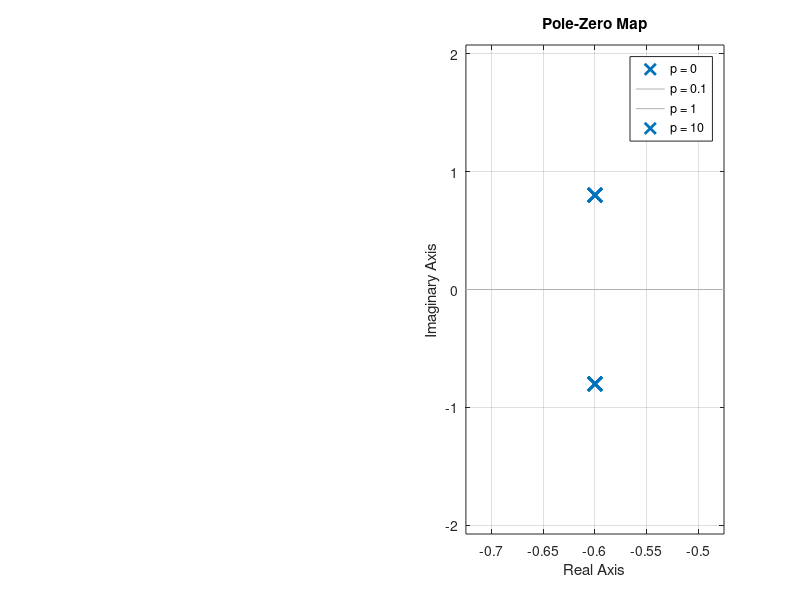

Write the MATLAB code that produced this figure.
clear all; clc; close all;

%=============Part I==================

%construct the transfer function with p = 1,2,10

% G1 = tf([1],[1 1]);
% G2 = tf([2],[1 2]);
% G10 = tf([10],[1 10]);
% 
% step(G1)
% hold on
% step(G2)
% hold on
% step(G10)
% hold off 
% title('Step Response')
% legend('p = 1','p = 2','p = 10')

%===============Part II section a===============

% K = 1;
% G0 = tf([K],[1 0 K]);
% G1 = tf([K],[1 1 K]);
% G2 = tf([K],[1 2 K]);
% G5 = tf([K],[1 5 K]);
% 
% subplot(1,2,1)
% step(G0)
% hold on
% step(G1)
% hold on
% step(G2)
% hold on
% step(G5)
% hold off
% title('Step Response')
% legend('p = 0','p = 1','p = 2', 'p = 5');
% 
% subplot(1,2,2)
% pzmap(G0)
% hold on
% pzmap(G1)
% hold on
% pzmap(G2)
% hold on
% pzmap(G5)
% hold off
% title('Pole-Zero Map')
% grid on
% legend('p = 0','p = 1','p = 2', 'p = 5');

%================Part II section b======================

% K1 = 1;
% K2 = 2;
% K10 = 10;
% 
% p1 = 0.8*K1;
% p2 = 0.8*K2;
% p10 = 0.8*K10;
% 
% G1 = tf((K1),[1 p1 K1]);
% G2 = tf((K2),[1 p2 K2]);
% G10 = tf((K10),[1 p10 K10]);
% 
% subplot(1,2,1)
% step(G1)
% hold on
% step(G2)
% hold on
% step(G10)
% hold off
% title('Step Response')
% grid on
% legend('p = 1','p = 2', 'p = 10');
% 
% subplot(1,2,2)
% pzmap(G1)
% hold on
% pzmap(G2)
% hold on
% pzmap(G10)
% hold off
% title('Pole-Zero Map')
% grid on
% legend('p = 1','p = 2', 'p = 10');

%==============Part III===============

gamma0 = 0;
gamma1 = 0.1;
gamma2 = 1;
gamma3 = 10;

G0 = tf([gamma0 1],[1 1.2 1]);
G1 = tf([gamma1 1],[1 1.2 1]);
G2 = tf([gamma2 1],[1 1.2 1]);
G3 = tf([gamma3 1],[1 1.2 1]);

subplot(1,2,1)
step(G0)
hold on
step(G1)
hold on
step(G2)
hold on
step(G3)
hold off
title('Step Response')
grid on
legend('p = 0','p = 0.1','p = 1', 'p = 10');

subplot(1,2,2)
pzmap(G0)
hold on
pzmap(G1)
hold on
pzmap(G2)
hold on
pzmap(G3)
hold off
title('Pole-Zero Map')
grid on
legend('p = 0','p = 0.1','p = 1', 'p = 10');

%=================Part IV=====================

% gamma1 = 0;
% gamma2 = .05;
% gamma3 = .1;
% gamma4 = 1;
% gamma5 = 10;
% 
% d1 = gamma1 + 1;
% d2 = gamma2 + 1;
% d3 = gamma3 + 1;
% d4 = gamma4 + 1;
% d5 = gamma5 + 1;
% 
% G1 = tf ( 1,[gamma1 d1 d1 1]);
% G2 = tf ( 1,[gamma1 d2 d2 1]);
% G3 = tf ( 1,[gamma1 d3 d3 1]);
% G4 = tf ( 1,[gamma1 d4 d4 1]);
% G5 = tf ( 1,[gamma1 d5 d5 1]);
% 
% subplot(1,2,1)
% step(G1)
% hold on
% step(G2)
% hold on
% step(G3)
% hold on
% step(G4)
% hold on
% step(G5)
% hold off
% title('Step Response')
% grid on
% legend('p=0','p=0.5','p=0.1','p=1','p=10')
% 
% subplot(1,2,2)
% pzmap(G1)
% hold on
% pzmap(G2)
% hold on
% pzmap(G3)
% hold on
% pzmap(G4)
% hold on
% pzmap(G5)
% hold off
% title('Pole-Zero Map')
% grid on
% legend('p=0','p=0.5','p=0.1','p=1','p=10')
